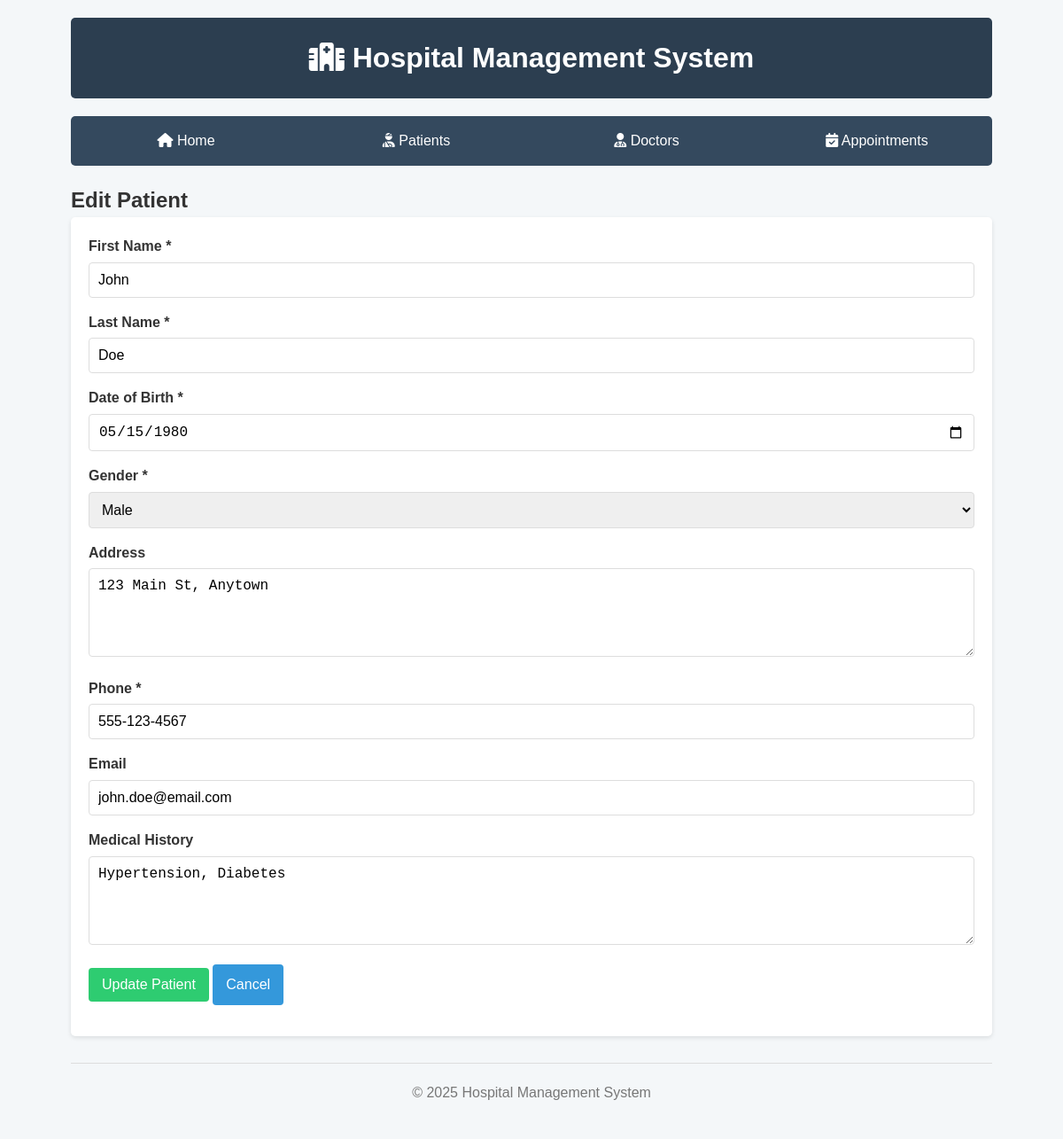
Page /view/patients/edit.php?id=1 on the committed database.
### tables this page shows
CREATE TABLE IF NOT EXISTS patients (
    id INT AUTO_INCREMENT PRIMARY KEY,
    first_name VARCHAR(50) NOT NULL,
    last_name VARCHAR(50) NOT NULL,
    date_of_birth DATE NOT NULL,
    gender ENUM('Male', 'Female', 'Other') NOT NULL,
    address VARCHAR(255),
    phone VARCHAR(20) NOT NULL,
    email VARCHAR(100),
    medical_history TEXT,
    created_at TIMESTAMP DEFAULT CURRENT_TIMESTAMP,
    updated_at TIMESTAMP DEFAULT CURRENT_TIMESTAMP ON UPDATE CURRENT_TIMESTAMP
);

### config/config.php (called while the page is built, shortened)
<?php
class Database {
    private static $instance = null;
    private $conn;
    private function __construct() {
        $dsn = "mysql:host=" . DB_HOST . ";dbname=" . DB_NAME . ";charset=" . DB_CHARSET;
        $options = [
            PDO::ATTR_ERRMODE => PDO::ERRMODE_EXCEPTION,
            PDO::ATTR_DEFAULT_FETCH_MODE => PDO::FETCH_ASSOC,
            PDO::ATTR_EMULATE_PREPARES => false,
        ];
        try {
            $this->conn = new PDO($dsn, DB_USER, DB_PASS, $options);
        } catch (PDOException $e) {
            die("Connection failed: " . $e->getMessage());
        }
    }
    public static function getInstance() {
        if (self::$instance === null) {
            self::$instance = new self();
        }
        return self::$instance;
    }
    public function getConnection() {
        return $this->conn;
    }
}
?>

### class/Patient.php (called while the page is built, shortened)
<?php
require_once __DIR__ . '/../config/config.php';
class Patient {
    private $db;
    public function __construct() {
        $this->db = Database::getInstance()->getConnection();
    }
    public function getById($id) {
        try {
            $query = "SELECT * FROM patients WHERE id = :id";
            $stmt = $this->db->prepare($query);
            $stmt->bindParam(':id', $id, PDO::PARAM_INT);
            $stmt->execute();
            return $stmt->fetch();
        } catch (PDOException $e) {
            die("Error fetching patient: " . $e->getMessage());
        }
    }
}
?>

### view/patients/edit.php (the view, shortened to what this page needs)
<?php
require_once '../../config/config.php';
require_once '../../class/Patient.php';
$patient = new Patient();
$id = (int)$_GET['id'];
$patientData = $patient->getById($id);
include_once '../../includes/header.php';
?>
<h2>Edit Patient</h2>
<form action="" method="POST">
    <div class="form-group">
        <label for="first_name">First Name *</label>
        <input type="text" id="first_name" name="first_name" required value="<?php echo isset($_POST['first_name']) ? $_POST['first_name'] : $patientData['first_name']; ?>">
    </div>
    <div class="form-group">
        <label for="last_name">Last Name *</label>
        <input type="text" id="last_name" name="last_name" required value="<?php echo isset($_POST['last_name']) ? $_POST['last_name'] : $patientData['last_name']; ?>">
    </div>
    <div class="form-group">
        <label for="date_of_birth">Date of Birth *</label>
        <input type="date" id="date_of_birth" name="date_of_birth" required value="<?php echo isset($_POST['date_of_birth']) ? $_POST['date_of_birth'] : $patientData['date_of_birth']; ?>">
    </div>
    <div class="form-group">
        <label for="gender">Gender *</label>
        <select id="gender" name="gender" required>
            <option value="Male" <?php echo (isset($_POST['gender']) && $_POST['gender'] === 'Male') || $patientData['gender'] === 'Male' ? 'selected' : ''; ?>>Male</option>
        </select>
    </div>
    <div class="form-group">
        <label for="address">Address</label>
        <textarea id="address" name="address"><?php echo isset($_POST['address']) ? $_POST['address'] : $patientData['address']; ?></textarea>
    </div>
    <div class="form-group">
        <label for="phone">Phone *</label>
        <input type="tel" id="phone" name="phone" required value="<?php echo isset($_POST['phone']) ? $_POST['phone'] : $patientData['phone']; ?>">
    </div>
    <div class="form-group">
        <label for="email">Email</label>
        <input type="email" id="email" name="email" value="<?php echo isset($_POST['email']) ? $_POST['email'] : $patientData['email']; ?>">
    </div>
    <div class="form-group">
        <label for="medical_history">Medical History</label>
        <textarea id="medical_history" name="medical_history"><?php echo isset($_POST['medical_history']) ? $_POST['medical_history'] : $patientData['medical_history']; ?></textarea>
    </div>
    <div class="form-group">
        <button type="submit" class="btn btn-success">Update Patient</button>
        <a href="view.php?id=<?php echo $id; ?>" class="btn">Cancel</a>
    </div>
</form>
<?php include_once '../../includes/footer.php'; ?>

### style.css (style rules this page uses)
* { margin: 0; padding: 0; box-sizing: border-box; }
body { font-family: 'Arial', sans-serif; line-height: 1.6; color: #333; background-color: #f4f7f9; }
form { background-color: #fff; padding: 20px; border-radius: 5px; box-shadow: 0 2px 5px rgba(0, 0, 0, 0.1); margin-bottom: 20px; }
.form-group { margin-bottom: 15px; }
label { display: block; margin-bottom: 5px; font-weight: bold; }
input[type="text"], input[type="email"], input[type="tel"], input[type="date"], input[type="time"], select, textarea { width: 100%; padding: 10px; border: 1px solid #ddd; border-radius: 4px; font-size: 16px; }
textarea { height: 100px; }
.btn { display: inline-block; padding: 10px 15px; background-color: #3498db; color: #fff; border: none; border-radius: 4px; cursor: pointer; text-decoration: none; font-size: 16px; transition: background-color 0.3s; }
.btn-success { background-color: #2ecc71; }

### rows in the picture
patients: first_name "John", last_name "Doe", date_of_birth "05/15/1980", gender "Male", address "123 Main St, Anytown", phone "555-123-4567", email "john.doe@email.com", medical_history "Hypertension, Diabetes"
